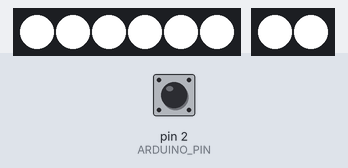
A sketch run on a simulated Arduino Uno, built with avr-gcc and run on an emulated ATmega328P. Shown: 6 RGB LEDs in strip order, left to right, 2 RGB LEDs in strip order, left to right. The inputs (shaded band) are chosen by the test bench; at power-on: pin 2 (ARDUINO_PIN) LOW. The audio player accepts every command and is not drawn.

Above: at 1.7 s.
1.8 s: pin 2 (ARDUINO_PIN) driven HIGH
At 3.0 s:
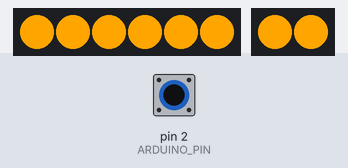
3.3 s: pin 2 (ARDUINO_PIN) pulsed LOW 5 times (0.12 s each, 0.3 s apart)
At 3.91 s:
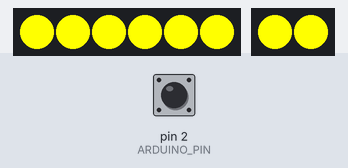
At 5.0 s:
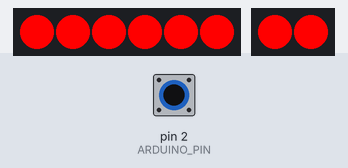
Timing chart, 0 to 6.5 s (numbered marks = the images above; inputs shaded):
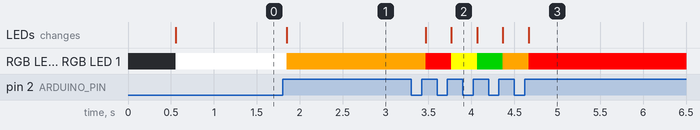

Measured:
- after the input at 1.8 s, RGB LED 0–5, RGB LED 0, RGB LED 1: RGB(255, 255, 255) → RGB(255, 165, 0) after 0.05 s; the LEDs: change after 0.05 s (image 1)
- after the input at 3.3 s, RGB LED 0–5, RGB LED 0, RGB LED 1: RGB(255, 165, 0) → RGB(255, 0, 0) after 0.17 s, → RGB(255, 255, 0) 0.30 s later, → RGB(0, 128, 0) 0.30 s later, → RGB(255, 165, 0) 0.30 s later, … (5 changes in this stretch); the LEDs: first change after 0.17 s (image 2 shows a later state)

The sketch:

slave.ino
```cpp
#include "Arduino.h"
#include "SoftwareSerial.h"
#include "DFRobotDFPlayerMini.h"
#include <FastLED.h>

SoftwareSerial softwareSerial(10, 11);
DFRobotDFPlayerMini DFPlayer;

#define ARDUINO_PIN 2 // Interrupt
#define MAIN_LEDS 4
#define AUX_LEDS 3

CRGB mainLeds[6]; // 6 leds
CRGB auxLeds[2]; // 2 leds

uint32_t colors[] = {CRGB::White, CRGB::Orange, CRGB::Red, CRGB::Yellow, CRGB::Green};
int colorCounter = 0;

void nextSong(){
  DFPlayer.next();
  colorCounter++;
  if(colorCounter>4) colorCounter=1;
  fullLEDS(colors[colorCounter]);
}

void setup() {
  FastLED.addLeds<NEOPIXEL, MAIN_LEDS > (mainLeds, 6);
  FastLED.addLeds<NEOPIXEL, AUX_LEDS > (auxLeds, 2);

  attachInterrupt(digitalPinToInterrupt(ARDUINO_PIN),nextSong,RISING);

  softwareSerial.begin(9600);
  DFPlayer.begin(softwareSerial);
  DFPlayer.volume(30);
  DFPlayer.play(1);

  fullLEDS(colors[0]);
}


void loop() {

}

void fullLEDS(uint32_t color){
  for(int i=0; i<6; i++){
    mainLeds[i] = color;
    FastLED.show();
  }
  auxLeds[0] = color;
  FastLED.show();
  auxLeds[1] = color;
  FastLED.show();
}
```
